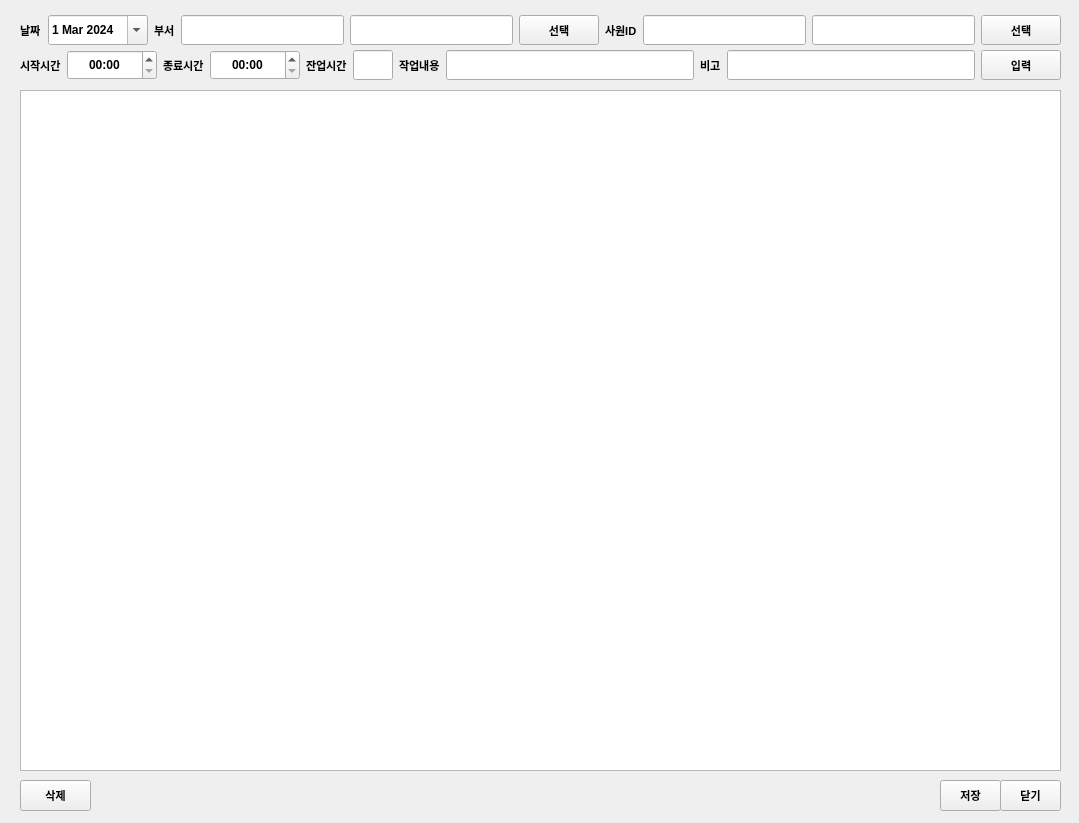
<?xml version="1.0" encoding="UTF-8"?>
<ui version="4.0">
 <class>win_upload_time</class>
 <widget class="QWidget" name="win_upload_time">
  <property name="geometry">
   <rect>
    <x>0</x>
    <y>0</y>
    <width>1079</width>
    <height>823</height>
   </rect>
  </property>
  <property name="windowTitle">
   <string>Form</string>
  </property>
  <widget class="QTableWidget" name="tbl_info">
   <property name="enabled">
    <bool>true</bool>
   </property>
   <property name="geometry">
    <rect>
     <x>20</x>
     <y>90</y>
     <width>1041</width>
     <height>681</height>
    </rect>
   </property>
   <property name="inputMethodHints">
    <set>Qt::ImhMultiLine</set>
   </property>
   <property name="verticalScrollBarPolicy">
    <enum>Qt::ScrollBarAsNeeded</enum>
   </property>
   <property name="horizontalScrollBarPolicy">
    <enum>Qt::ScrollBarAsNeeded</enum>
   </property>
   <property name="sizeAdjustPolicy">
    <enum>QAbstractScrollArea::AdjustToContents</enum>
   </property>
   <property name="dragEnabled">
    <bool>true</bool>
   </property>
   <property name="alternatingRowColors">
    <bool>true</bool>
   </property>
   <property name="selectionBehavior">
    <enum>QAbstractItemView::SelectRows</enum>
   </property>
   <property name="textElideMode">
    <enum>Qt::ElideMiddle</enum>
   </property>
   <attribute name="horizontalHeaderCascadingSectionResizes">
    <bool>true</bool>
   </attribute>
   <attribute name="horizontalHeaderShowSortIndicator" stdset="0">
    <bool>true</bool>
   </attribute>
   <attribute name="horizontalHeaderStretchLastSection">
    <bool>true</bool>
   </attribute>
   <attribute name="verticalHeaderCascadingSectionResizes">
    <bool>true</bool>
   </attribute>
   <attribute name="verticalHeaderStretchLastSection">
    <bool>false</bool>
   </attribute>
  </widget>
  <widget class="QPushButton" name="btn_close">
   <property name="geometry">
    <rect>
     <x>1000</x>
     <y>780</y>
     <width>61</width>
     <height>31</height>
    </rect>
   </property>
   <property name="font">
    <font>
     <family>Arial</family>
     <pointsize>8</pointsize>
     <weight>75</weight>
     <bold>true</bold>
    </font>
   </property>
   <property name="text">
    <string>닫기</string>
   </property>
  </widget>
  <widget class="QPushButton" name="btn_save">
   <property name="geometry">
    <rect>
     <x>940</x>
     <y>780</y>
     <width>61</width>
     <height>31</height>
    </rect>
   </property>
   <property name="font">
    <font>
     <family>Arial</family>
     <pointsize>8</pointsize>
     <weight>75</weight>
     <bold>true</bold>
    </font>
   </property>
   <property name="text">
    <string>저장</string>
   </property>
  </widget>
  <widget class="QPushButton" name="btn_delete">
   <property name="geometry">
    <rect>
     <x>20</x>
     <y>780</y>
     <width>71</width>
     <height>31</height>
    </rect>
   </property>
   <property name="font">
    <font>
     <family>Arial</family>
     <pointsize>8</pointsize>
     <weight>75</weight>
     <bold>true</bold>
    </font>
   </property>
   <property name="text">
    <string>삭제</string>
   </property>
  </widget>
  <widget class="QWidget" name="gridLayoutWidget">
   <property name="geometry">
    <rect>
     <x>20</x>
     <y>50</y>
     <width>1041</width>
     <height>32</height>
    </rect>
   </property>
   <layout class="QGridLayout" name="gridLayout">
    <property name="sizeConstraint">
     <enum>QLayout::SetMaximumSize</enum>
    </property>
    <item row="1" column="4">
     <widget class="QLabel" name="lbl_select_file_6">
      <property name="font">
       <font>
        <family>Arial</family>
        <pointsize>8</pointsize>
        <weight>75</weight>
        <bold>true</bold>
       </font>
      </property>
      <property name="text">
       <string>잔업시간</string>
      </property>
     </widget>
    </item>
    <item row="1" column="5">
     <widget class="QLineEdit" name="txt_overtime">
      <property name="minimumSize">
       <size>
        <width>0</width>
        <height>30</height>
       </size>
      </property>
      <property name="maximumSize">
       <size>
        <width>40</width>
        <height>16777215</height>
       </size>
      </property>
      <property name="font">
       <font>
        <family>Arial</family>
        <weight>75</weight>
        <bold>true</bold>
       </font>
      </property>
      <property name="alignment">
       <set>Qt::AlignCenter</set>
      </property>
     </widget>
    </item>
    <item row="1" column="1">
     <widget class="QTimeEdit" name="time_start">
      <property name="minimumSize">
       <size>
        <width>90</width>
        <height>30</height>
       </size>
      </property>
      <property name="font">
       <font>
        <family>Arial</family>
        <weight>75</weight>
        <bold>true</bold>
       </font>
      </property>
      <property name="alignment">
       <set>Qt::AlignCenter</set>
      </property>
      <property name="currentSection">
       <enum>QDateTimeEdit::HourSection</enum>
      </property>
      <property name="displayFormat">
       <string>HH:mm</string>
      </property>
     </widget>
    </item>
    <item row="1" column="3">
     <widget class="QTimeEdit" name="time_end">
      <property name="minimumSize">
       <size>
        <width>90</width>
        <height>30</height>
       </size>
      </property>
      <property name="font">
       <font>
        <family>Arial</family>
        <weight>75</weight>
        <bold>true</bold>
       </font>
      </property>
      <property name="alignment">
       <set>Qt::AlignCenter</set>
      </property>
      <property name="currentSection">
       <enum>QDateTimeEdit::HourSection</enum>
      </property>
      <property name="displayFormat">
       <string>HH:mm</string>
      </property>
     </widget>
    </item>
    <item row="1" column="7">
     <widget class="QLineEdit" name="txt_detail">
      <property name="minimumSize">
       <size>
        <width>0</width>
        <height>30</height>
       </size>
      </property>
      <property name="font">
       <font>
        <family>Arial</family>
        <weight>75</weight>
        <bold>true</bold>
       </font>
      </property>
      <property name="alignment">
       <set>Qt::AlignCenter</set>
      </property>
     </widget>
    </item>
    <item row="1" column="8">
     <widget class="QLabel" name="lbl_select_file_9">
      <property name="font">
       <font>
        <family>Arial</family>
        <pointsize>8</pointsize>
        <weight>75</weight>
        <bold>true</bold>
       </font>
      </property>
      <property name="text">
       <string>비고</string>
      </property>
     </widget>
    </item>
    <item row="1" column="10">
     <widget class="QPushButton" name="btn_input">
      <property name="maximumSize">
       <size>
        <width>16777215</width>
        <height>30</height>
       </size>
      </property>
      <property name="font">
       <font>
        <family>Arial</family>
        <pointsize>8</pointsize>
        <weight>75</weight>
        <bold>true</bold>
       </font>
      </property>
      <property name="text">
       <string>입력</string>
      </property>
     </widget>
    </item>
    <item row="1" column="6">
     <widget class="QLabel" name="lbl_select_file_8">
      <property name="font">
       <font>
        <family>Arial</family>
        <pointsize>8</pointsize>
        <weight>75</weight>
        <bold>true</bold>
       </font>
      </property>
      <property name="text">
       <string>작업내용</string>
      </property>
     </widget>
    </item>
    <item row="1" column="2">
     <widget class="QLabel" name="lbl_select_file_5">
      <property name="font">
       <font>
        <family>Arial</family>
        <pointsize>8</pointsize>
        <weight>75</weight>
        <bold>true</bold>
       </font>
      </property>
      <property name="text">
       <string>종료시간</string>
      </property>
     </widget>
    </item>
    <item row="1" column="0">
     <widget class="QLabel" name="lbl_select_file_4">
      <property name="font">
       <font>
        <family>Arial</family>
        <pointsize>8</pointsize>
        <weight>75</weight>
        <bold>true</bold>
       </font>
      </property>
      <property name="text">
       <string>시작시간</string>
      </property>
     </widget>
    </item>
    <item row="1" column="9">
     <widget class="QLineEdit" name="txt_note">
      <property name="minimumSize">
       <size>
        <width>0</width>
        <height>30</height>
       </size>
      </property>
      <property name="font">
       <font>
        <family>Arial</family>
        <weight>75</weight>
        <bold>true</bold>
       </font>
      </property>
      <property name="alignment">
       <set>Qt::AlignCenter</set>
      </property>
     </widget>
    </item>
   </layout>
  </widget>
  <widget class="QWidget" name="horizontalLayoutWidget">
   <property name="geometry">
    <rect>
     <x>20</x>
     <y>10</y>
     <width>1041</width>
     <height>41</height>
    </rect>
   </property>
   <layout class="QHBoxLayout" name="horizontalLayout">
    <item>
     <widget class="QLabel" name="lbl_select_file">
      <property name="font">
       <font>
        <family>Arial</family>
        <pointsize>8</pointsize>
        <weight>75</weight>
        <bold>true</bold>
       </font>
      </property>
      <property name="text">
       <string>날짜</string>
      </property>
     </widget>
    </item>
    <item>
     <widget class="QDateEdit" name="date">
      <property name="minimumSize">
       <size>
        <width>100</width>
        <height>0</height>
       </size>
      </property>
      <property name="maximumSize">
       <size>
        <width>100</width>
        <height>30</height>
       </size>
      </property>
      <property name="font">
       <font>
        <family>Arial</family>
        <pointsize>9</pointsize>
        <weight>75</weight>
        <bold>true</bold>
       </font>
      </property>
      <property name="dateTime">
       <datetime>
        <hour>0</hour>
        <minute>0</minute>
        <second>0</second>
        <year>2024</year>
        <month>3</month>
        <day>1</day>
       </datetime>
      </property>
      <property name="calendarPopup">
       <bool>true</bool>
      </property>
     </widget>
    </item>
    <item>
     <widget class="QLabel" name="lbl_select_file_2">
      <property name="font">
       <font>
        <family>Arial</family>
        <pointsize>8</pointsize>
        <weight>75</weight>
        <bold>true</bold>
       </font>
      </property>
      <property name="text">
       <string>부서</string>
      </property>
     </widget>
    </item>
    <item>
     <widget class="QLineEdit" name="txt_dept_id">
      <property name="maximumSize">
       <size>
        <width>16777215</width>
        <height>30</height>
       </size>
      </property>
      <property name="font">
       <font>
        <family>Arial</family>
        <weight>75</weight>
        <bold>true</bold>
       </font>
      </property>
      <property name="alignment">
       <set>Qt::AlignCenter</set>
      </property>
     </widget>
    </item>
    <item>
     <widget class="QLineEdit" name="txt_dept_name">
      <property name="maximumSize">
       <size>
        <width>16777215</width>
        <height>30</height>
       </size>
      </property>
      <property name="font">
       <font>
        <family>Arial</family>
        <weight>75</weight>
        <bold>true</bold>
       </font>
      </property>
      <property name="alignment">
       <set>Qt::AlignCenter</set>
      </property>
     </widget>
    </item>
    <item>
     <widget class="QPushButton" name="btn_select_dept">
      <property name="maximumSize">
       <size>
        <width>16777215</width>
        <height>30</height>
       </size>
      </property>
      <property name="font">
       <font>
        <family>Arial</family>
        <pointsize>8</pointsize>
        <weight>75</weight>
        <bold>true</bold>
       </font>
      </property>
      <property name="text">
       <string>선택</string>
      </property>
     </widget>
    </item>
    <item>
     <widget class="QLabel" name="lbl_select_file_3">
      <property name="font">
       <font>
        <family>Arial</family>
        <pointsize>8</pointsize>
        <weight>75</weight>
        <bold>true</bold>
       </font>
      </property>
      <property name="text">
       <string>사원ID</string>
      </property>
     </widget>
    </item>
    <item>
     <widget class="QLineEdit" name="txt_emp_id">
      <property name="maximumSize">
       <size>
        <width>16777215</width>
        <height>30</height>
       </size>
      </property>
      <property name="font">
       <font>
        <family>Arial</family>
        <weight>75</weight>
        <bold>true</bold>
       </font>
      </property>
      <property name="alignment">
       <set>Qt::AlignCenter</set>
      </property>
     </widget>
    </item>
    <item>
     <widget class="QLineEdit" name="txt_emp_name">
      <property name="maximumSize">
       <size>
        <width>16777215</width>
        <height>30</height>
       </size>
      </property>
      <property name="font">
       <font>
        <family>Arial</family>
        <weight>75</weight>
        <bold>true</bold>
       </font>
      </property>
      <property name="alignment">
       <set>Qt::AlignCenter</set>
      </property>
     </widget>
    </item>
    <item>
     <widget class="QPushButton" name="btn_select_emp">
      <property name="maximumSize">
       <size>
        <width>16777215</width>
        <height>30</height>
       </size>
      </property>
      <property name="font">
       <font>
        <family>Arial</family>
        <pointsize>8</pointsize>
        <weight>75</weight>
        <bold>true</bold>
       </font>
      </property>
      <property name="text">
       <string>선택</string>
      </property>
     </widget>
    </item>
   </layout>
  </widget>
 </widget>
 <tabstops>
  <tabstop>date</tabstop>
  <tabstop>btn_select_dept</tabstop>
  <tabstop>btn_select_emp</tabstop>
  <tabstop>time_start</tabstop>
  <tabstop>time_end</tabstop>
  <tabstop>txt_overtime</tabstop>
  <tabstop>txt_detail</tabstop>
  <tabstop>txt_note</tabstop>
  <tabstop>btn_input</tabstop>
  <tabstop>btn_delete</tabstop>
  <tabstop>btn_save</tabstop>
  <tabstop>btn_close</tabstop>
  <tabstop>txt_dept_id</tabstop>
  <tabstop>txt_dept_name</tabstop>
  <tabstop>txt_emp_id</tabstop>
  <tabstop>txt_emp_name</tabstop>
  <tabstop>tbl_info</tabstop>
 </tabstops>
 <resources/>
 <connections/>
</ui>
